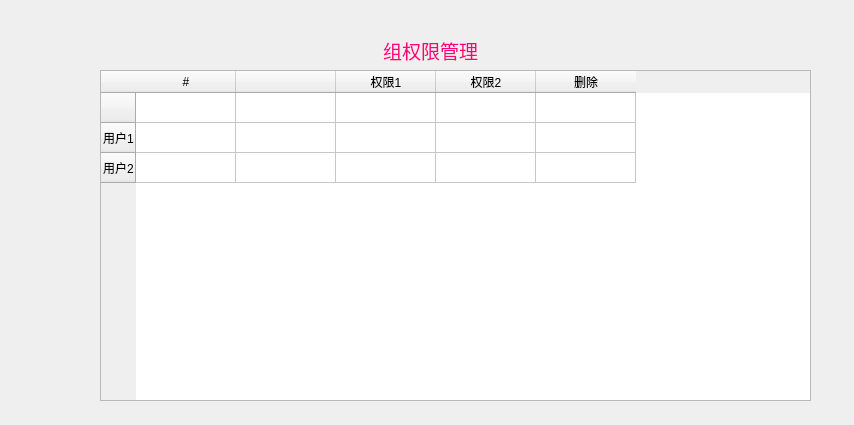
<?xml version="1.0" encoding="UTF-8"?>
<ui version="4.0">
 <class>Dialog</class>
 <widget class="QDialog" name="Dialog">
  <property name="geometry">
   <rect>
    <x>0</x>
    <y>0</y>
    <width>854</width>
    <height>425</height>
   </rect>
  </property>
  <property name="windowTitle">
   <string>Dialog</string>
  </property>
  <widget class="QLabel" name="ProjectName">
   <property name="geometry">
    <rect>
     <x>340</x>
     <y>30</y>
     <width>181</width>
     <height>41</height>
    </rect>
   </property>
   <property name="text">
    <string>&lt;html&gt;&lt;head/&gt;&lt;body&gt;&lt;p align=&quot;center&quot;&gt;&lt;span style=&quot; font-size:14pt; color:#ff007f;&quot;&gt;组权限管理&lt;/span&gt;&lt;/p&gt;&lt;/body&gt;&lt;/html&gt;</string>
   </property>
  </widget>
  <widget class="QTableWidget" name="recyclestation">
   <property name="geometry">
    <rect>
     <x>100</x>
     <y>70</y>
     <width>711</width>
     <height>331</height>
    </rect>
   </property>
   <property name="inputMethodHints">
    <set>Qt::ImhDialableCharactersOnly</set>
   </property>
   <row>
    <property name="text">
     <string/>
    </property>
   </row>
   <row>
    <property name="text">
     <string>用户1</string>
    </property>
   </row>
   <row>
    <property name="text">
     <string>用户2</string>
    </property>
   </row>
   <column>
    <property name="text">
     <string>#</string>
    </property>
   </column>
   <column>
    <property name="text">
     <string/>
    </property>
   </column>
   <column>
    <property name="text">
     <string>权限1</string>
    </property>
   </column>
   <column>
    <property name="text">
     <string>权限2</string>
    </property>
   </column>
   <column>
    <property name="text">
     <string>删除</string>
    </property>
   </column>
  </widget>
 </widget>
 <resources/>
 <connections/>
</ui>
